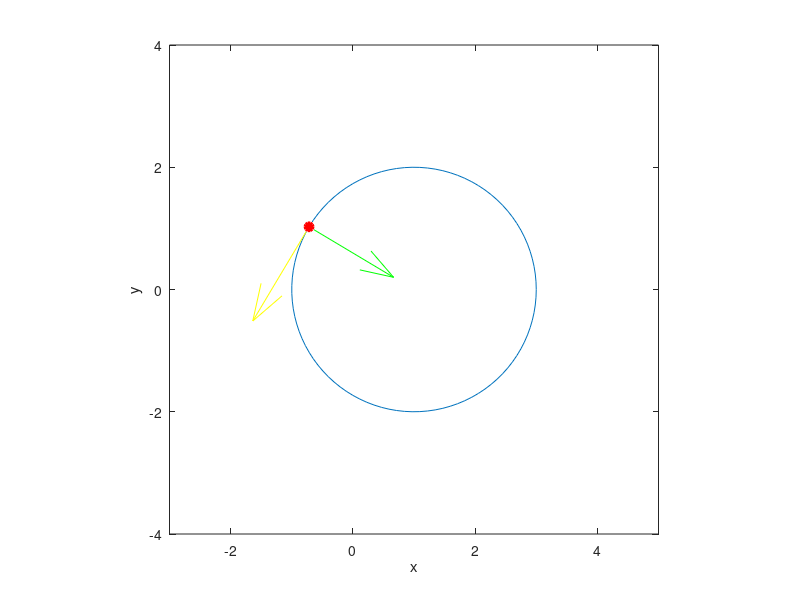

Write MATLAB code to recreate this figure.
r = 2;
T = 7;
v = (2*pi)/T;
teta = linspace(0,2*pi);
x = 1+ r*cos(teta);
y = r*sin(teta);
z = x / cos(teta)
tmax = 10;
dt = 0.3;
for t=0:dt:tmax
    xb = r * cos(v*t)+1;
    yb = r*sin(v*t) ;
    vx =-r*v*sin(v*t);
    vy = r*v*cos(v*t);
    ax = -r*v^2*cos(v*t);
    ay= -r*v^2*sin(v*t);
    plot(xb,yb,'ro',"MarkerFaceColor","r","lineWidth",2)
    hold on
    plot(x,y,"-")
    axis equal
    axis([-3,5,-4,4])
    xlabel('x')
    ylabel('y')
    quiver(xb,yb,vx,vy,0,'y')
    quiver(xb,yb,ax,ay,0,'g')
    drawnow
    pause(0.01)
    hold off
end